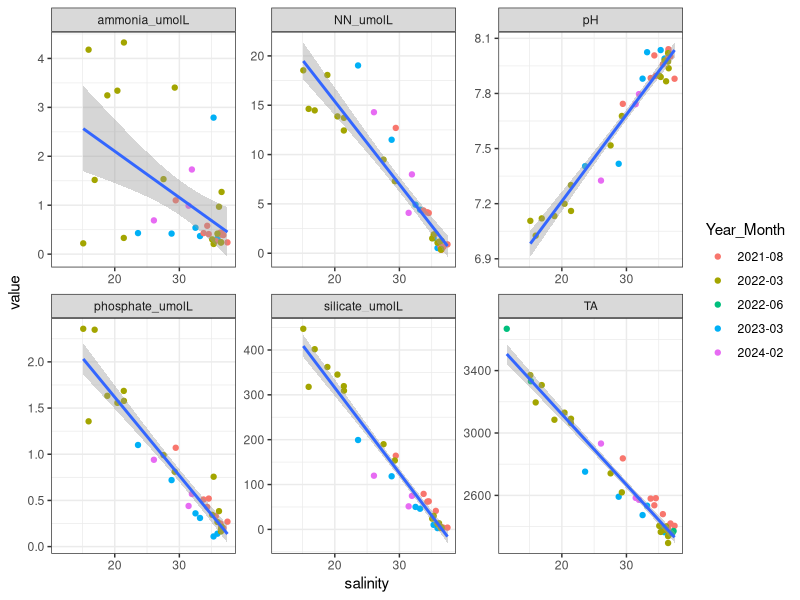

Source code (R):
### discrete Seep data ####


library(tidyverse)
library(here)


##### read in data ############

Data<-read_csv(here("Data","Varari","DiscreteSeep.csv"))


#### plot some relationships

Data %>% select(salinity:ammonia_umolL, pH, Seep_Spring, Year_Month)%>%
  pivot_longer(cols = TA:pH)%>%
  filter(Seep_Spring == "Seep")%>%
  ggplot(aes(x = salinity,y = value))+
  geom_point(aes(color = Year_Month))+
  geom_smooth(method = "lm")+
#  coord_trans(y = "log")+
  theme_bw()+
  facet_wrap(~name, scales = "free")
  
